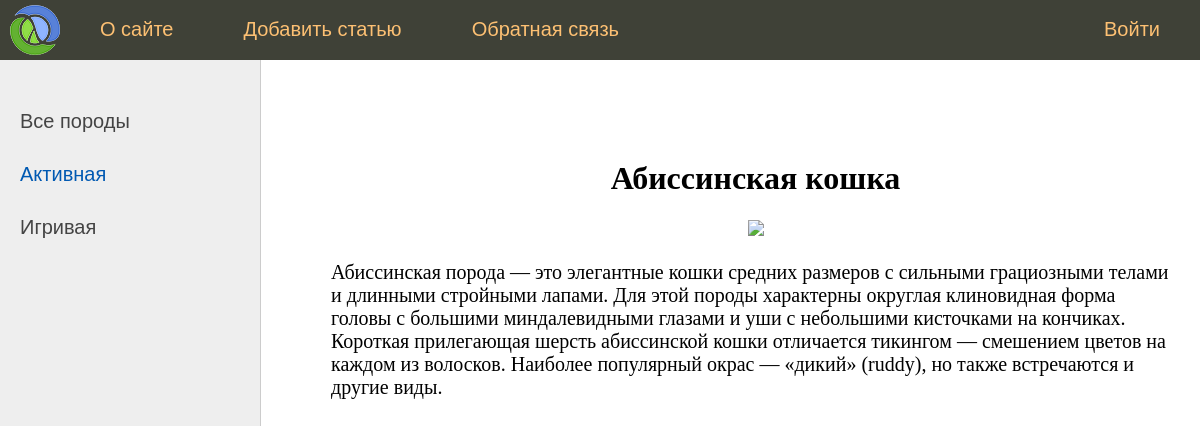
The page /post/abissinskaja-koshka/ on the database as committed earlier.
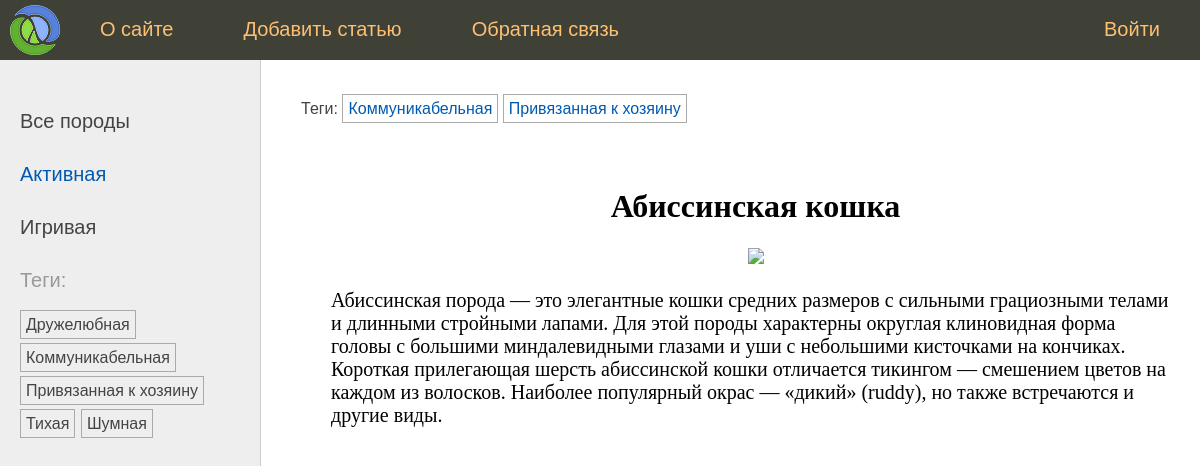
The same page on the database as committed later.
### cats/models.py (models this page shows, shortened)
class Species(models.Model):
    name = models.CharField(
        max_length=100,
        db_index=True,
        verbose_name="Породы"
        )
    slug = models.SlugField(
        max_length=255,
        unique=True,
        db_index=True
        )
    class Meta:
        verbose_name = "Порода"
        verbose_name_plural = "Породы"
    def get_absolute_url(self):
        return reverse("species", kwargs={"spec_slug": self.slug})

class TagPost(models.Model):
    tag = models.CharField(
        max_length=100,
        db_index=True
        )
    slug = models.SlugField(
        max_length=255,
        unique=True
        )
    def get_absolute_url(self):
        return reverse("tag", kwargs={"tag_slug": self.slug})

### cats/views.py (the view)
# urls.py: path("post/<slug:post_slug>/", views.show_post, name='post'),
def show_post(request, post_slug):
    post = get_object_or_404(Cat, slug=post_slug)
    data = {
        "title": post.title,
        "menu": menu,
        "post": post,
        "spec_selected": 1,
    }
    return render(request, "cats/post.html", data)

### cats/templatetags/cat_tags.py (called while the page is built)
@register.inclusion_tag("cats/list_categories.html")  # путь к templates/apps/template.html
def show_categories(spec_selected=0):
    specs = Species.objects.annotate(total=Count("posts")).filter(total__gt=0)
    return {"specs": specs, "spec_selected": spec_selected}

@register.inclusion_tag("cats/list_tags.html")
def show_all_tags():
    return {"tags": TagPost.objects.annotate(total=Count("tags")).filter(total__gt=0)}

### cats/templates/cats/post.html (shortened to what this page needs)
{% extends 'base.html' %}
{% block breadcrumbs %}
{% with post.tags.all as tags %}
{% if tags %}
<ul class="tags-list">
    <li>Теги:</li>
    {% for t in tags %}
        <li><a href="{{t.get_absolute_url}}">{{t.tag}}</a></li>
    {% endfor %}
</ul>
{% endif %}
{% endwith %}
{% endblock %}
{% block content %}
<h1 align="center">{{ post.title }}</h1>
{% if post.title == "Абиссинская кошка"%}
    <p align="center"><img src="https://www.purina.ru/sites/default/files/styles/nppe_breed_selector_500/public/2020-04/cat_abyssinian_0.jpg?itok=ZVHMdIdD"></p>
{% endif %}
<p align="center">{{ post.content|linebreaks }}</p>
{% endblock %}

### cats/templates/cats/list_categories.html
{% for spec in specs%}
    {% if spec.pk == spec_selected %}
        <li class="selected">{{ spec.name }}</li>
    {% else %}
        <li><a href="{{ spec.get_absolute_url }}">{{ spec.name }}</a></li>
    {% endif %}
{% endfor %}

### cats/templates/cats/list_tags.html
{% if tags %}
    <p>Теги:</p>
    <ul class="tags-list">
        {% for t in tags %}
            <li><a href="{{t.get_absolute_url}}">{{t.tag}}</a></li>
        {% endfor %}
    </ul>
{% endif %}

Rows that differ between the two databases and show on the page:
added TagPost: tag "Дружелюбная"
added TagPost: tag "Коммуникабельная"
added TagPost: tag "Привязанная к хозяину"
added TagPost: tag "Тихая"
added TagPost: tag "Шумная"
Other text that changed with them:
text now shown: "Теги: Теги:"
